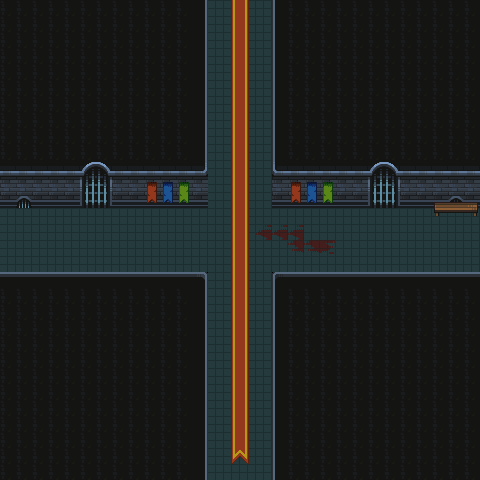

This is a level from a 2D game, rendered from its Tiled map with the project's own tilesets. A one-line summary and the complete map file follow:
An orthogonal 30x30 tile map with 16x16 px tiles, 2 tile layers (floor, object), 2 tilesets.

<map version="1.10" tiledversion="1.10.1" orientation="orthogonal" renderorder="right-down" width="30" height="30" tilewidth="16" tileheight="16" infinite="0" nextlayerid="3" nextobjectid="1">
 <tileset firstgid="1" source="Tiles.tsx" />
 <tileset firstgid="626" source="Props.tsx" />
 <layer id="1" name="floor" width="30" height="30">
  <data encoding="csv">
211,211,211,211,211,211,211,211,211,211,211,211,129,31,31,31,31,130,211,211,211,211,211,211,211,211,211,211,211,211,
211,211,211,211,211,211,211,211,211,211,211,211,129,31,31,31,31,130,211,211,211,211,211,211,211,211,211,211,211,211,
211,211,211,211,211,211,211,211,211,211,211,211,129,31,31,31,31,130,211,211,211,211,211,211,211,211,211,211,211,211,
211,211,211,211,211,211,211,211,211,211,211,211,129,31,31,31,31,130,211,211,211,211,211,211,211,211,211,211,211,211,
211,211,211,211,211,211,211,211,211,211,211,211,129,31,31,31,31,130,211,211,211,211,211,211,211,211,211,211,211,211,
211,211,211,211,211,211,211,211,211,211,211,211,129,31,31,31,31,130,211,211,211,211,211,211,211,211,211,211,211,211,
211,211,211,211,211,211,211,211,211,211,211,211,129,31,31,31,31,130,211,211,211,211,211,211,211,211,211,211,211,211,
211,211,211,211,211,211,211,211,211,211,211,211,129,31,31,31,31,130,211,211,211,211,211,211,211,211,211,211,211,211,
211,211,211,211,211,211,211,211,211,211,211,211,129,31,31,31,31,130,211,211,211,211,211,211,211,211,211,211,211,211,
211,211,211,211,211,211,211,211,211,211,211,211,129,31,31,31,31,130,211,211,211,211,211,211,211,211,211,211,211,211,
2,2,2,2,2,2,2,2,2,2,2,2,103,31,31,31,31,101,2,2,2,2,2,2,2,2,2,2,2,2,
27,27,27,27,27,27,27,27,27,27,27,27,27,31,31,31,31,27,27,27,27,27,27,27,27,27,27,27,27,27,
52,52,52,52,52,52,52,52,52,52,52,52,52,31,31,31,31,52,52,52,52,52,52,52,52,52,52,52,152,52,
31,31,31,31,31,31,31,31,31,31,31,31,31,31,31,31,31,31,31,31,31,31,31,31,31,31,31,31,31,31,
31,31,31,31,31,31,31,31,31,31,31,31,31,31,31,31,31,31,31,31,31,31,31,31,31,31,31,31,31,31,
31,31,31,31,31,31,31,31,31,31,31,31,31,31,31,31,31,31,31,31,31,31,31,31,31,31,31,31,31,31,
31,31,31,31,31,31,31,31,31,31,31,31,31,31,31,31,31,31,31,31,31,31,31,31,31,31,31,31,31,31,
77,77,77,77,77,77,77,77,77,77,77,77,78,31,31,31,31,76,77,77,77,77,77,77,77,77,77,77,77,77,
211,211,211,211,211,211,211,211,211,211,211,211,129,31,31,31,31,130,211,211,211,211,211,211,211,211,211,211,211,211,
211,211,211,211,211,211,211,211,211,211,211,211,129,31,31,31,31,130,211,211,211,211,211,211,211,211,211,211,211,211,
211,211,211,211,211,211,211,211,211,211,211,211,129,31,31,31,31,130,211,211,211,211,211,211,211,211,211,211,211,211,
211,211,211,211,211,211,211,211,211,211,211,211,129,31,31,31,31,130,211,211,211,211,211,211,211,211,211,211,211,211,
211,211,211,211,211,211,211,211,211,211,211,211,129,31,31,31,31,130,211,211,211,211,211,211,211,211,211,211,211,211,
211,211,211,211,211,211,211,211,211,211,211,211,129,31,31,31,31,130,211,211,211,211,211,211,211,211,211,211,211,211,
211,211,211,211,211,211,211,211,211,211,211,211,129,31,31,31,31,130,211,211,211,211,211,211,211,211,211,211,211,211,
211,211,211,211,211,211,211,211,211,211,211,211,129,31,31,31,31,130,211,211,211,211,211,211,211,211,211,211,211,211,
211,211,211,211,211,211,211,211,211,211,211,211,129,31,31,31,31,130,211,211,211,211,211,211,211,211,211,211,211,211,
211,211,211,211,211,211,211,211,211,211,211,211,129,31,31,31,31,130,211,211,211,211,211,211,211,211,211,211,211,211,
211,211,211,211,211,211,211,211,211,211,211,211,129,31,31,31,31,130,211,211,211,211,211,211,211,211,211,211,211,211,
211,211,211,211,211,211,211,211,211,211,211,211,129,31,31,31,31,130,211,211,211,211,211,211,211,211,211,211,211,211
</data>
 </layer>
 <layer id="2" name="object" width="30" height="30">
  <data encoding="csv">
0,0,0,0,0,0,0,0,0,0,0,0,0,0,306,307,0,0,0,0,0,0,0,0,0,0,0,0,0,0,
0,0,0,0,0,0,0,0,0,0,0,0,0,0,306,307,0,0,0,0,0,0,0,0,0,0,0,0,0,0,
0,0,0,0,0,0,0,0,0,0,0,0,0,0,306,307,0,0,0,0,0,0,0,0,0,0,0,0,0,0,
0,0,0,0,0,0,0,0,0,0,0,0,0,0,306,307,0,0,0,0,0,0,0,0,0,0,0,0,0,0,
0,0,0,0,0,0,0,0,0,0,0,0,0,0,306,307,0,0,0,0,0,0,0,0,0,0,0,0,0,0,
0,0,0,0,0,0,0,0,0,0,0,0,0,0,306,307,0,0,0,0,0,0,0,0,0,0,0,0,0,0,
0,0,0,0,0,0,0,0,0,0,0,0,0,0,306,307,0,0,0,0,0,0,0,0,0,0,0,0,0,0,
0,0,0,0,0,0,0,0,0,0,0,0,0,0,306,307,0,0,0,0,0,0,0,0,0,0,0,0,0,0,
0,0,0,0,0,0,0,0,0,0,0,0,0,0,306,307,0,0,0,0,0,0,0,0,0,0,0,0,0,0,
0,0,0,0,0,0,0,0,0,0,0,0,0,0,306,307,0,0,0,0,0,0,0,0,0,0,0,0,0,0,
0,0,0,0,0,178,179,0,0,0,0,0,0,0,306,307,0,0,0,0,0,0,0,178,179,0,0,0,0,0,
27,127,27,0,0,203,204,0,0,926,927,928,0,0,306,307,0,0,926,927,928,0,0,203,204,0,0,27,127,27,
52,152,52,0,0,228,229,0,0,951,952,953,0,0,306,307,0,0,951,952,953,0,0,228,229,0,0,632,633,634,
0,0,0,0,0,0,0,0,0,0,0,0,0,0,306,307,0,0,0,0,0,0,0,0,0,0,0,657,658,659,
0,0,0,0,0,0,0,0,0,0,0,0,0,0,306,307,309,309,309,0,0,0,0,0,0,0,0,0,0,0,
0,0,0,0,0,0,0,0,0,0,0,0,0,0,306,307,0,0,334,334,335,0,0,0,0,0,0,0,0,0,
0,0,0,0,0,0,0,0,0,0,0,0,0,0,306,307,0,0,0,0,0,0,0,0,0,0,0,0,0,0,
0,0,0,0,0,0,0,0,0,0,0,0,0,0,306,307,0,0,0,0,0,0,0,0,0,0,0,0,0,0,
0,0,0,0,0,0,0,0,0,0,0,0,0,0,306,307,0,0,0,0,0,0,0,0,0,0,0,0,0,0,
0,0,0,0,0,0,0,0,0,0,0,0,0,0,306,307,0,0,0,0,0,0,0,0,0,0,0,0,0,0,
0,0,0,0,0,0,0,0,0,0,0,0,0,0,306,307,0,0,0,0,0,0,0,0,0,0,0,0,0,0,
0,0,0,0,0,0,0,0,0,0,0,0,0,0,306,307,0,0,0,0,0,0,0,0,0,0,0,0,0,0,
0,0,0,0,0,0,0,0,0,0,0,0,0,0,306,307,0,0,0,0,0,0,0,0,0,0,0,0,0,0,
0,0,0,0,0,0,0,0,0,0,0,0,0,0,306,307,0,0,0,0,0,0,0,0,0,0,0,0,0,0,
0,0,0,0,0,0,0,0,0,0,0,0,0,0,306,307,0,0,0,0,0,0,0,0,0,0,0,0,0,0,
0,0,0,0,0,0,0,0,0,0,0,0,0,0,306,307,0,0,0,0,0,0,0,0,0,0,0,0,0,0,
0,0,0,0,0,0,0,0,0,0,0,0,0,0,306,307,0,0,0,0,0,0,0,0,0,0,0,0,0,0,
0,0,0,0,0,0,0,0,0,0,0,0,0,0,306,307,0,0,0,0,0,0,0,0,0,0,0,0,0,0,
0,0,0,0,0,0,0,0,0,0,0,0,0,0,331,332,0,0,0,0,0,0,0,0,0,0,0,0,0,0,
0,0,0,0,0,0,0,0,0,0,0,0,0,0,0,0,0,0,0,0,0,0,0,0,0,0,0,0,0,0
</data>
 </layer>
</map>
